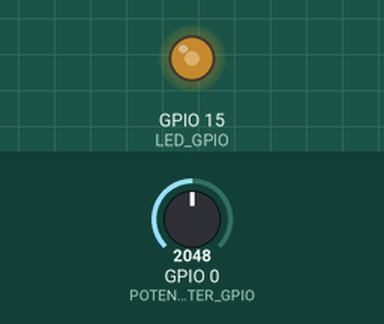
The sketch below on a simulated ESP32. On the bench: output pins drawn as LEDs (lit = HIGH). The test bench sets the inputs (shaded band); at power-on: GPIO 0 (POTENTIOMETER_GPIO) = 2048. What the sketch prints to the serial monitor is not drawn.

Above: at 1.2 s.
1.3 s: GPIO 0 (POTENTIOMETER_GPIO) set to 2866
At 2.1 s:
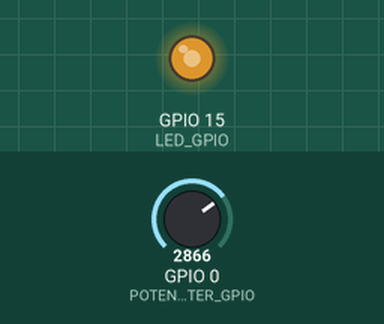
2.8 s: GPIO 0 (POTENTIOMETER_GPIO) set to 3603
At 3.2 s:
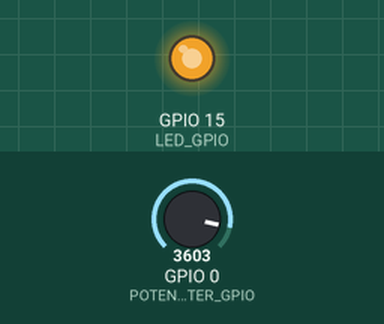
4.3 s: GPIO 0 (POTENTIOMETER_GPIO) set to 491
At 5.5 s:
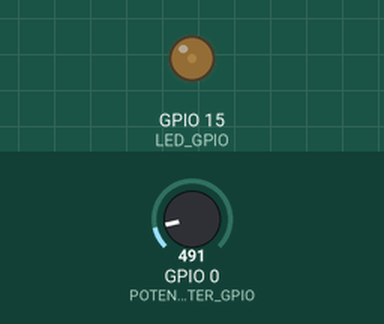
5.8 s: GPIO 0 (POTENTIOMETER_GPIO) set to 0
At 6.7 s:
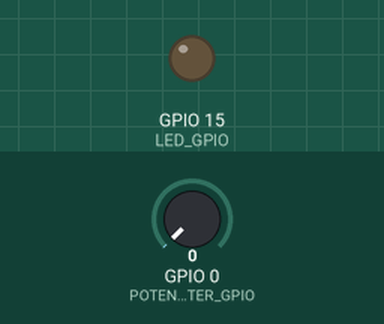
7.3 s: GPIO 0 (POTENTIOMETER_GPIO) set to 2047
At 7.8 s:
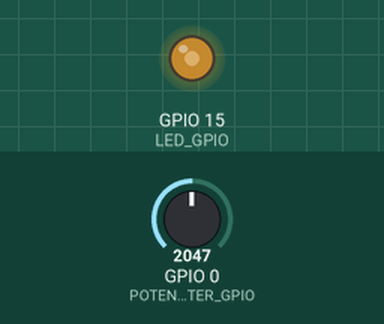
Timing chart, 0 to 9.8 s (numbered marks = the images above; inputs shaded):
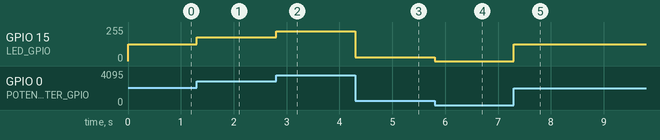

The sketch:

5.LED-Poteniometer.ino
```cpp
#define LED_GPIO            15
#define POTENTIOMETER_GPIO  0

void setup() {
  // put your setup code here, to run once:
  //pinMode(LED_GPIO, OUTPUT);

  // PWM Initialize 12 kHz PWM, 8-bit resolution
  ledcSetup(1, 12000, 8);
  ledcAttachPin(LED_GPIO, 1);

  // Initialize Serial Monitor
  Serial.begin(115200);

}

void loop() {
  // put your main code here, to run repeatedly:
  int i;
  int BrightnessLED;
  int PotentiometerValue;

  PotentiometerValue=analogRead(POTENTIOMETER_GPIO);
  BrightnessLED=map(PotentiometerValue, 0, 4095, 0, 255);

  ledcWrite(1, BrightnessLED);
  Serial.println(BrightnessLED);

  /*
  for(i=0;i<255;i++)
  {
    BrightnessLED = 255-i;
    ledcWrite(1, BrightnessLED);
    delay(100);

    // output the value to serial monitor
    Serial.println(BrightnessLED);
  }
  */
}
```

Measured:
- after the input at 1.3 s, GPIO 15 (LED_GPIO): 127/255 → 177/255 at once
- after the input at 2.8 s, GPIO 15 (LED_GPIO): 177/255 → 223/255 at once
- after the input at 4.3 s, GPIO 15 (LED_GPIO): 223/255 → 30/255 at once
- after the input at 5.8 s, GPIO 15 (LED_GPIO): 30/255 → 0/255 at once
- after the input at 7.3 s, GPIO 15 (LED_GPIO): 0/255 → 127/255 at once
